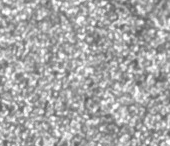
#> input picture enhanced_debug/06_resolution_adaptive_original.png, 170 x 146 px
$ python -i map_generator.py   (imports and definitions only)   (older library calls are emulated)
#> lines starting #> are read from the running program, lines starting #| are printed output that depends on the picture; after the words box and inside, x2 and y2 are one past the last pixel; in counts of white or black regions, pixels touching at a corner belong together
#> further down, picture is the input picture: shape (146, 170, 3); min 85, max 255, mean 167.8
### analysis/core/subset_analyzer.py
# analysis/core/subset_analyzer.py - Advanced Calculations, Simple Interface

import cv2
import numpy as np
from scipy.signal import correlate2d
from scipy.stats import entropy


def determine_optimal_subset_size(image):
    """
    IMPROVED: More consistent subset size determination

    Uses multiple criteria and picks the most stable result.
    """
    # Convert to grayscale if needed
    if len(image.shape) == 3:
        gray = cv2.cvtColor(image, cv2.COLOR_RGB2GRAY)
    else:
        gray = image.copy()

    h, w = gray.shape
#> h = 146; w = 170
    min_dim = min(h, w)
#> min_dim = 146

    # Standard DIC subset sizes to consider
    possible_sizes = [11, 15, 21, 31, 41, 51]
    valid_sizes = [s for s in possible_sizes if s < min_dim / 3]
#> valid_sizes = [11, 15, 21, 31, 41]

    if not valid_sizes:
        return 21  # Safe default

    # Use image-size based heuristic for consistency
    # This reduces sensitivity to local image features
    if min_dim < 200:
        return 15
    elif min_dim < 500:
        return 21
    elif min_dim < 1000:
        return 31
    else:
        return 41


# [525 lines left out: functions _analyze_feature_characteristics, _autocorrelation_feature_analysis, _frequency_domain_analysis, _texture_based_analysis, _size_fallback_heuristic, analyze_subset_grid and 4 more, not called in this run]

### analysis/quality_map/map_generator.py
# analysis/quality_map/map_generator.py - CLEANED: Only essential DIC spectrums

import cv2
import numpy as np
import warnings
from analysis.core.subset_analyzer import determine_optimal_subset_size

# Suppress specific overflow warnings for this module
# [3 lines not run here, left out]


def generate_quality_map(image, colormap='custom_dic', alpha=0.7):
    """
    Generate a DIC quality map with essential spectrum options only

    Args:
        image: Input image
        colormap: Spectrum type ('custom_dic', 'zeiss_style_dic', 'ultra_strict_dic', 'focus_aware_dic')
        alpha: Blending factor for visualization

    Returns:
        tuple: (quality_map, visualization)
    """
    # Convert to grayscale if needed
    if len(image.shape) == 3:
        gray = cv2.cvtColor(image, cv2.COLOR_RGB2GRAY)
    else:
        gray = image.copy()

    # Ensure image is in RGB for visualization output
    if len(image.shape) == 2:
        rgb_image = cv2.cvtColor(gray, cv2.COLOR_GRAY2RGB)
    else:
        rgb_image = image.copy()

    # Generate quality map using existing sophisticated analysis
    subset_size = determine_optimal_subset_size(gray)
#> subset_size = 15
    step_size = max(3, subset_size // 4)  # More detailed sampling
#> step_size = 3

    print(f"Generating quality map with subset size: {subset_size}, step: {step_size}")
#| Generating quality map with subset size: 15, step: 3
    print(f"Using {colormap} spectrum for visualization")

    # Generate quality map using sophisticated subset analysis
    quality_map = _analyze_subset_quality_advanced(gray, subset_size, step_size)

    # Print quality statistics
    print(f"Quality map statistics:")
    print(f"  Min: {np.min(quality_map):.4f}, Max: {np.max(quality_map):.4f}")
    print(f"  Mean: {np.mean(quality_map):.4f}, Std: {np.std(quality_map):.4f}")

    # Create visualization with selected spectrum
    visualization = _create_quality_visualization(rgb_image, quality_map, colormap, alpha)

    return quality_map, visualization


# [46 lines left out: function generate_zeiss_style_quality_map, not called in this run]


def _apply_dic_colormap(quality_map, spectrum_type='custom_dic'):
    """
    CLEANED: Essential spectrum colormap for DIC quality visualization

    Args:
        quality_map: Normalized quality data (0-1)
        spectrum_type: Type of spectrum to use (only 4 essential types)
    """
    h, w = quality_map.shape
    colored = np.zeros((h, w, 3), dtype=np.uint8)

    # Ensure quality_map is 0-1 range
    if quality_map.max() > 1.0:
        normalized = quality_map.astype(float) / 255.0
        print(f"WARNING: Quality map had values > 1, normalizing from 0-255 to 0-1")
    else:
        normalized = quality_map.astype(float)

    normalized = np.clip(normalized, 0, 1)

    # CLEANED: Only essential DIC spectrums
    if spectrum_type == 'custom_dic':
        colored = _create_custom_dic_spectrum(normalized)
    elif spectrum_type == 'zeiss_style_dic':
        colored = _create_zeiss_style_dic_spectrum(normalized)
    elif spectrum_type == 'ultra_strict_dic':
        colored = _create_ultra_strict_dic_spectrum(normalized)
    elif spectrum_type == 'focus_aware_dic':
        colored = _create_focus_aware_dic_spectrum(normalized)
    else:
        # Fallback to custom DIC
        print(f"WARNING: Unknown spectrum '{spectrum_type}', using custom_dic")
        colored = _create_custom_dic_spectrum(normalized)

    print(f"Applied {spectrum_type} spectrum colormap")
    return colored


def _create_custom_dic_spectrum(normalized):
    """
    Custom DIC spectrum - Black to Red to Blue

    Clean progression: Black → Red → Orange → Yellow → Cyan → Blue
    """
    h, w = normalized.shape
    colored = np.zeros((h, w, 3), dtype=np.uint8)

    # Ensure quality_map is 0-1 range
    normalized = np.clip(normalized, 0, 1)

    # FRESH COLOR SPECTRUM: Black → Red → Orange → Yellow → Cyan → Blue
    colors = np.array([
        # Critical range (0-75%): Black to Dark Red
        [0, 0, 0],  # 0%: Pure black (critical)
        [20, 0, 0],  # 15%: Very dark red
        [40, 0, 0],  # 30%: Dark red
        [60, 0, 0],  # 45%: Medium dark red
        [80, 0, 0],  # 60%: Dark red
        [120, 0, 0],  # 75%: Red (threshold for DIC)

        # Acceptable range (75-100%): Red → Orange → Yellow → Cyan → Blue
        [180, 0, 0],  # 78%: Bright red (minimum for DIC)
        [220, 40, 0],  # 81%: Red-orange
        [255, 80, 0],  # 84%: Orange
        [255, 140, 0],  # 87%: Orange-yellow
        [255, 200, 0],  # 90%: Yellow
        [200, 255, 80],  # 93%: Yellow-cyan
        [120, 255, 180],  # 96%: Cyan
        [40, 200, 255],  # 98%: Light blue
        [0, 140, 255],  # 100%: Pure blue (perfect)
    ], dtype=np.float32)

    # Smooth interpolation across the entire spectrum
    color_indices = normalized * (len(colors) - 1)
    lower_indices = np.floor(color_indices).astype(np.int32)
    upper_indices = np.minimum(lower_indices + 1, len(colors) - 1)

    # Interpolation factors with smooth transitions
    t = color_indices - lower_indices

    # Apply smooth interpolation
    for c in range(3):  # RGB channels
        lower_colors = colors[lower_indices, c]
        upper_colors = colors[upper_indices, c]
        colored[:, :, c] = ((1 - t) * lower_colors + t * upper_colors).astype(np.uint8)

    return colored


# [163 lines left out: functions _create_zeiss_style_dic_spectrum, _create_ultra_strict_dic_spectrum, _create_focus_aware_dic_spectrum, not called in this run]


def _analyze_subset_quality_advanced(gray, subset_size=21, step_size=5):
    """Advanced subset quality analysis with comprehensive metrics"""
#> called with subset_size = 15, step_size = 3
    h, w = gray.shape
#> h = 146; w = 170

    # Initialize quality map and count map for averaging overlapping regions
    quality_map = np.zeros((h, w), dtype=np.float32)
    count_map = np.zeros((h, w), dtype=np.int32)

    # Pre-calculate image gradients for efficiency
    grad_x = cv2.Sobel(gray, cv2.CV_64F, 1, 0, ksize=3)
    grad_y = cv2.Sobel(gray, cv2.CV_64F, 0, 1, ksize=3)
    gradient_magnitude = np.sqrt(grad_x ** 2 + grad_y ** 2)
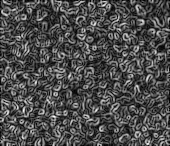
#> gradient_magnitude: shape (146, 170) float64; min 0, max 478.6, mean 142.9; drawn with min black and max white

    # Process each subset with comprehensive analysis
    for y in range(0, h - subset_size + 1, step_size):
        for x in range(0, w - subset_size + 1, step_size):
            # Extract subset
            subset = gray[y:y + subset_size, x:x + subset_size]
            subset_gradients = gradient_magnitude[y:y + subset_size, x:x + subset_size]

            # Calculate comprehensive quality score for this subset
            quality_score = _calculate_comprehensive_quality(
                subset, subset_gradients, gray, x, y, subset_size
            )

            # Map quality back to image coordinates
            y_end = min(y + subset_size, h)
            x_end = min(x + subset_size, w)
            quality_map[y:y_end, x:x_end] += quality_score
            count_map[y:y_end, x:x_end] += 1
#> this loop made 44 passes
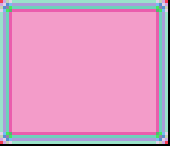
#> count_map: shape (146, 170) int32; 15 distinct labels, from 0 to 25; one colour per label, 0 black

    # Average overlapping regions
    mask = count_map > 0
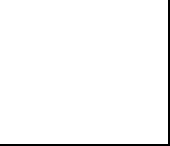
#> mask: shape (146, 170) bool; 97.5% white; 1 black region, box (x1, y1, x2, y2) and area: (0, 0, 170, 146) 628
    quality_map[mask] /= count_map[mask]

    # Apply smoothing for better visualization
    quality_map = cv2.GaussianBlur(quality_map, (3, 3), 0)
#|   Min: 0.0000, Max: 0.9076
#|   Mean: 0.8418, Std: 0.1233

    # Ensure values are in [0, 1] range
    quality_map = np.clip(quality_map, 0, 1)

    return quality_map


def _calculate_comprehensive_quality(subset, subset_gradients, full_image, x_pos, y_pos, subset_size):
    """
    Subset size independent quality calculation
    """

    # 1. GRADIENT ANALYSIS (60% weight) - Size-normalized
    # Sum of Squared Gradients (SSG) - normalized by subset area
    ssg = np.sum(subset_gradients ** 2)
    normalized_ssg = ssg / (subset.size * 255 ** 2)

    # Mean Intensity Gradient (MIG) - most reliable metric per literature
    mig = np.mean(subset_gradients)
    normalized_mig = mig / 255.0

    # Size-independent gradient scoring
    mig_score = min(1.0, normalized_mig * 6)  # Reduced sensitivity
    ssg_score = min(1.0, normalized_ssg * 200)  # Reduced sensitivity

    # Gradient distribution quality
    gradient_mean = np.mean(subset_gradients)
    gradient_std = np.std(subset_gradients)
    gradient_cv = gradient_std / (gradient_mean + 1e-6)

    # Size-independent distribution scoring
    if 0.5 <= gradient_cv <= 2.0:
        distribution_bonus = 1.0
    elif 0.3 <= gradient_cv <= 3.0:
        distribution_bonus = 0.9
    else:
        distribution_bonus = 0.8

    # Combined gradient score
    gradient_score = (mig_score * 0.7 + ssg_score * 0.3) * distribution_bonus

    # 2. SPECKLE MORPHOLOGY ANALYSIS (20% weight) - Size-normalized
    morphology_score = _analyze_speckle_morphology(subset, subset_size)

    # 3. CONTRAST ANALYSIS (10% weight) - Already size-independent
    subset_std = np.std(subset)
    subset_mean = np.mean(subset)
    rms_contrast = subset_std / (subset_mean + 1e-6)
    contrast_score = min(1.0, rms_contrast / 0.25)

    # 4. UNIQUENESS ANALYSIS (10% weight) - Size-compensated
    uniqueness_score = _calculate_size_independent_uniqueness(subset, subset_size)

    # COMBINE ALL METRICS INTO FINAL QUALITY SCORE
    overall_quality = (
            gradient_score * 0.60 +  # Gradient content (DOMINANT)
            morphology_score * 0.20 +  # Speckle morphology
            contrast_score * 0.10 +  # Basic contrast
            uniqueness_score * 0.10  # Pattern uniqueness
    )

    return max(0.0, min(1.0, overall_quality))


def _analyze_speckle_morphology(subset, subset_size):
    """Size-independent speckle morphology analysis"""
    # Create binary image using adaptive thresholding
    # Adjust block size based on subset size
    block_size = max(3, min(subset_size // 3, 15))
    if block_size % 2 == 0:
        block_size += 1

    binary = cv2.adaptiveThreshold(
        subset, 255, cv2.ADAPTIVE_THRESH_GAUSSIAN_C,
        cv2.THRESH_BINARY, block_size, 2
    )

    # Find connected components (speckles)
    num_labels, labels, stats, centroids = cv2.connectedComponentsWithStats(binary, connectivity=8)

    if num_labels < 2:  # No meaningful speckles
        return 0.3  # Neutral score, not penalizing

    # Analyze speckle sizes (skip background at index 0)
    areas = stats[1:, cv2.CC_STAT_AREA]

    # Size-relative speckle filtering
    # Minimum speckle should be ~0.5% of subset area
    min_speckle_area = max(2, int(subset_size * subset_size * 0.005))
    # Maximum speckle should be ~5% of subset area
    max_speckle_area = int(subset_size * subset_size * 0.05)

    valid_areas = areas[(areas >= min_speckle_area) & (areas <= max_speckle_area)]

    if len(valid_areas) == 0:
        return 0.4  # Some speckles exist but wrong size

    # Calculate size-normalized speckle characteristics
    avg_speckle_diameter = np.sqrt(np.mean(valid_areas) / np.pi) * 2
    coverage = np.sum(valid_areas) / (subset.shape[0] * subset.shape[1])
    speckle_count = len(valid_areas)

    # Size-relative scoring
    # Optimal speckle diameter: 2-8% of subset size
    relative_speckle_size = avg_speckle_diameter / subset_size
    if 0.02 <= relative_speckle_size <= 0.08:
        size_score = 1.0
    elif 0.015 <= relative_speckle_size <= 0.12:
        size_score = 0.9
    elif 0.01 <= relative_speckle_size <= 0.15:
        size_score = 0.7
    else:
        size_score = 0.5

    # Coverage scoring (30-70% is good for most DIC)
    if 0.25 <= coverage <= 0.70:
        coverage_score = 1.0
    elif 0.15 <= coverage <= 0.80:
        coverage_score = 0.9
    else:
        coverage_score = 0.6

    # Density scoring - relative to subset size
    expected_speckles = subset_size * subset_size / (avg_speckle_diameter ** 2 * 4)
    density_ratio = speckle_count / (expected_speckles + 1e-6)
    if 0.3 <= density_ratio <= 3.0:
        density_score = 1.0
    elif 0.1 <= density_ratio <= 5.0:
        density_score = 0.8
    else:
        density_score = 0.6

    return size_score * 0.5 + coverage_score * 0.3 + density_score * 0.2


def _calculate_size_independent_uniqueness(subset, subset_size):
    """Size-independent uniqueness calculation"""
    # Calculate gradients
    grad_x = cv2.Sobel(subset, cv2.CV_64F, 1, 0, ksize=3)
    grad_y = cv2.Sobel(subset, cv2.CV_64F, 0, 1, ksize=3)
    gradient_magnitude = np.sqrt(grad_x ** 2 + grad_y ** 2)

    # Size-normalized feature counting
    total_pixels = subset_size * subset_size

    # Directional features (good for correlation)
    horizontal_features = np.sum(np.abs(grad_x) > np.abs(grad_y))
    vertical_features = np.sum(np.abs(grad_y) > np.abs(grad_x))
    total_features = horizontal_features + vertical_features

    if total_features == 0:
        return 0.3

    # Balance of directional features
    balance = min(horizontal_features, vertical_features) / total_features

    # Size-normalized gradient variance
    gradient_variance = np.var(gradient_magnitude)
    # Normalize by subset size to make size-independent
    normalized_variance = min(1.0, gradient_variance / (subset_size * 10))

    # Feature density relative to subset size
    feature_density = total_features / total_pixels
    density_score = min(1.0, feature_density * 3)  # Reasonable density

    return balance * 0.4 + normalized_variance * 0.4 + density_score * 0.2


# [118 lines left out: functions _create_zeiss_high_density_analysis, _calculate_zeiss_style_quality, not called in this run]


def _create_quality_visualization(base_image, quality_map, colormap_name='custom_dic', alpha=0.7):
    """Create quality map visualization with essential spectrum options"""
#> called with colormap_name = 'custom_dic', alpha = 0.7
    if quality_map is None:
        return base_image

    # Ensure base image is RGB
    if len(base_image.shape) == 2:
        rgb_image = cv2.cvtColor(base_image, cv2.COLOR_GRAY2RGB)
    else:
        rgb_image = base_image.copy()

    print(f"Creating quality visualization with {colormap_name} spectrum")
    print(f"Quality map stats: min={quality_map.min():.4f}, max={quality_map.max():.4f}, mean={quality_map.mean():.4f}")
#| Quality map stats: min=0.0000, max=0.9076, mean=0.8418

    # Apply selected colormap using the updated function
    colored_map = _apply_dic_colormap(quality_map, colormap_name)
#> in _create_custom_dic_spectrum, `lower_indices = np.floor(color_indices).astype(np.int32)`:
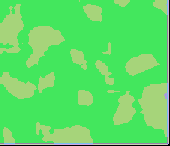
#> lower_indices: shape (146, 170) int32; 9 distinct labels, from 0 to 12; one colour per label, 0 black
#> in _create_custom_dic_spectrum, `upper_indices = np.minimum(lower_indices + 1, len(colors) - 1)`: upper_indices: shape (146, 170) int32; 9 distinct labels, from 1 to 13
#> the loop in _create_custom_dic_spectrum, `for c in range(3):` made 3 passes
#> pass 1, in _create_custom_dic_spectrum, `upper_colors = colors[upper_indices, c]`:
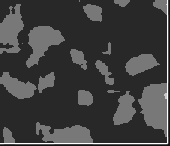
#> upper_colors: shape (146, 170) float32; min 20, max 255, mean 63.7
#> after the loop in _create_custom_dic_spectrum, `for c in range(3):`:
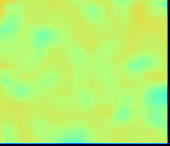
#> colored: shape (146, 170, 3); mean of channels 0, 1, 2 111.8, 239, 178.1; drawn as B, G, R

    # Check dimensions match
    if colored_map.shape[:2] != rgb_image.shape[:2]:
        colored_map = cv2.resize(colored_map, (rgb_image.shape[1], rgb_image.shape[0]))
        print(f"Resized colored map to match base image: {colored_map.shape}")

    # Create blended overlay
    visualization = cv2.addWeighted(rgb_image, 1 - alpha, colored_map, alpha, 0)
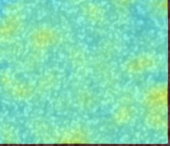
#> visualization: shape (146, 170, 3); mean R, G, B 128.6, 217.7, 175

    print(f"Quality visualization created successfully with {colormap_name}")
    return visualization


def visualize_quality_map(base_image, quality_map, colormap_name='custom_dic', alpha=0.7):
    """Simple wrapper for quality map visualization"""
    return _create_quality_visualization(base_image, quality_map, colormap_name, alpha)

>>> import cv2
>>> picture = cv2.cvtColor(cv2.imread('../../enhanced_debug/06_resolution_adaptive_original.png'), cv2.COLOR_BGR2RGB)
>>> result = generate_quality_map(picture)

$ run again, on enhanced_debug/06a_image_analysis.png
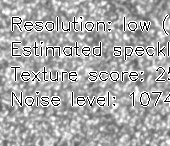
#> input picture enhanced_debug/06a_image_analysis.png, 170 x 146 px
#> picture is the input picture: shape (146, 170, 3); min 0, max 255, mean 169.1
#> subset_size = 15
#> step_size = 3
#| Generating quality map with subset size: 15, step: 3
#> in _analyze_subset_quality_advanced, `gradient_magnitude = np.sqrt(grad_x ** 2 + grad_y ** 2)`:
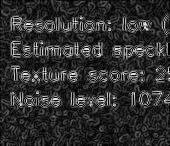
#> gradient_magnitude: shape (146, 170) float64; min 0, max 1140.4, mean 212.8; drawn with min black and max white
#> the loop in _analyze_subset_quality_advanced, `for y in range(0, h - subset_size + 1, step_size):` made 44 passes
#> mask: shape (146, 170) bool; 97.5% white; 1 black region, box (x1, y1, x2, y2) and area: (0, 0, 170, 146) 628
#|   Min: 0.0000, Max: 0.9254
#|   Mean: 0.8676, Std: 0.1276
#| Quality map stats: min=0.0000, max=0.9254, mean=0.8676
#> lower_indices: shape (146, 170) int32; 8 distinct labels, from 0 to 12
#> upper_indices: shape (146, 170) int32; 8 distinct labels, from 1 to 13
#> in _create_quality_visualization, `visualization = cv2.addWeighted(rgb_image, 1 - alpha, colored_map, alp..`:
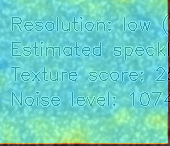
#> visualization: shape (146, 170, 3); mean R, G, B 108.9, 205.8, 194.9

$ run again, on enhanced_debug/11_speckles_by_size.png
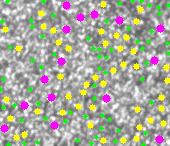
#> input picture enhanced_debug/11_speckles_by_size.png, 170 x 146 px
#> subset_size = 15
#> step_size = 3
#| Generating quality map with subset size: 15, step: 3
#> in _analyze_subset_quality_advanced, `gradient_magnitude = np.sqrt(grad_x ** 2 + grad_y ** 2)`:
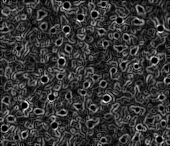
#> gradient_magnitude: shape (146, 170) float64; min 0, max 655.6, mean 141.6; drawn with min black and max white
#> the loop in _analyze_subset_quality_advanced, `for y in range(0, h - subset_size + 1, step_size):` made 44 passes
#> mask: shape (146, 170) bool; 97.5% white; 1 black region, box (x1, y1, x2, y2) and area: (0, 0, 170, 146) 628
#|   Min: 0.0000, Max: 0.9186
#|   Mean: 0.8554, Std: 0.1246
#| Quality map stats: min=0.0000, max=0.9186, mean=0.8554
#> lower_indices: shape (146, 170) int32; 8 distinct labels, from 0 to 12
#> upper_indices: shape (146, 170) int32; 8 distinct labels, from 1 to 13
#> in _create_quality_visualization, `visualization = cv2.addWeighted(rgb_image, 1 - alpha, colored_map, alp..`:
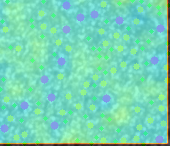
#> visualization: shape (146, 170, 3); mean R, G, B 118.3, 212.6, 181.7
